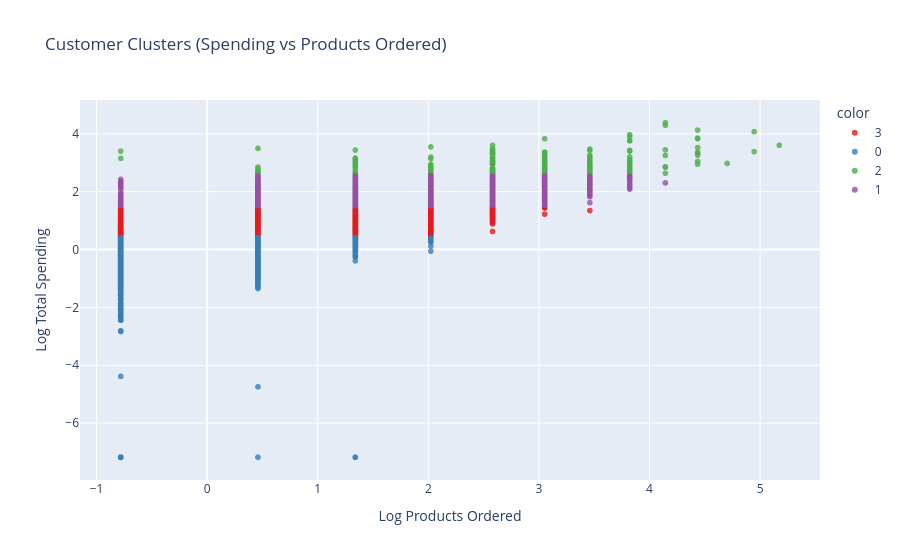

Here is the notebook cell this chart was saved with:
### Code cell
# Visualizing Customer Clusters


fig = px.scatter(customers, 
                 x = "log_products_ordered", 
                 y = "log_total_spending", 
                 color = customers["cluster"].astype(str), 
                 title = "Customer Clusters (Spending vs Products Ordered)", 
                 labels = {"log_products_ordered": "Log Products Ordered", "log_total_spending": "Log Total Spending"},
                 opacity = 0.8,
                 color_discrete_sequence = px.colors.qualitative.Set1)

fig.update_traces(marker = dict(size = 6))
fig.show()

### Figure 1 — Plotly figure (JSON) as saved in the notebook; plotly's stock layout.template omitted (floating-point values rounded to 4 significant figures; data arrays with more than 128 entries replaced by an {"elided": "..."} marker saying what was removed)
{"data": [{"hovertemplate": "color=3<br>Log Products Ordered=%{x}<br>Log Total Spending=%{y}<extra></extra>", "legendgroup": "3", "marker": {"color": "rgb(228,26,28)", "opacity": 0.8, "size": 6, "symbol": "circle"}, "mode": "markers", "name": "3", "showlegend": true, "type": "scattergl", "x": {"elided": "5806 float values"}, "xaxis": "x", "y": {"elided": "5806 float values"}, "yaxis": "y"}, {"hovertemplate": "color=0<br>Log Products Ordered=%{x}<br>Log Total Spending=%{y}<extra></extra>", "legendgroup": "0", "marker": {"color": "rgb(55,126,184)", "opacity": 0.8, "size": 6, "symbol": "circle"}, "mode": "markers", "name": "0", "showlegend": true, "type": "scattergl", "x": {"elided": "17113 float values"}, "xaxis": "x", "y": {"elided": "17113 float values"}, "yaxis": "y"}, {"hovertemplate": "color=2<br>Log Products Ordered=%{x}<br>Log Total Spending=%{y}<extra></extra>", "legendgroup": "2", "marker": {"color": "rgb(77,175,74)", "opacity": 0.8, "size": 6, "symbol": "circle"}, "mode": "markers", "name": "2", "showlegend": true, "type": "scattergl", "x": {"elided": "223 float values"}, "xaxis": "x", "y": {"elided": "223 float values"}, "yaxis": "y"}, {"hovertemplate": "color=1<br>Log Products Ordered=%{x}<br>Log Total Spending=%{y}<extra></extra>", "legendgroup": "1", "marker": {"color": "rgb(152,78,163)", "opacity": 0.8, "size": 6, "symbol": "circle"}, "mode": "markers", "name": "1", "showlegend": true, "type": "scattergl", "x": {"elided": "1732 float values"}, "xaxis": "x", "y": {"elided": "1732 float values"}, "yaxis": "y"}], "layout": {"legend": {"title": {"text": "color"}, "tracegroupgap": 0}, "title": {"text": "Customer Clusters (Spending vs Products Ordered)"}, "xaxis": {"anchor": "y", "domain": [0, 1], "title": {"text": "Log Products Ordered"}}, "yaxis": {"anchor": "x", "domain": [0, 1], "title": {"text": "Log Total Spending"}}}}
